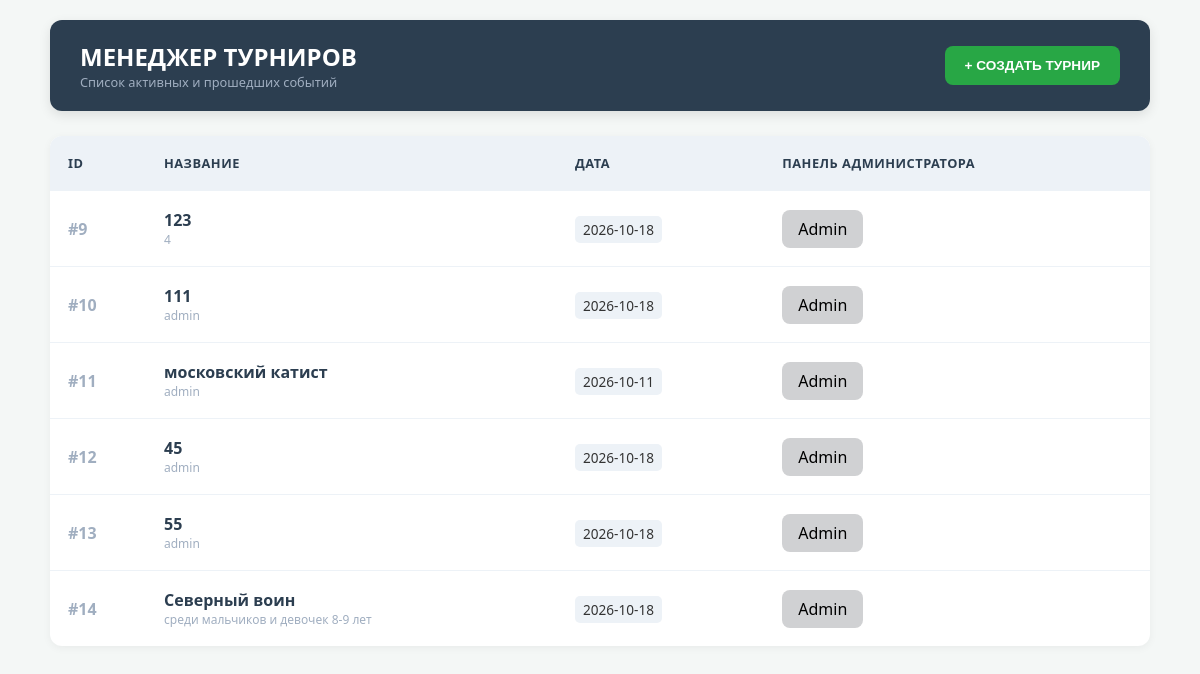
The page / on the database its author committed.
### app/tournament_main/model.py (models this page shows)
class Base(DeclarativeBase):
    pass

class Tournament(Base):
    __tablename__ = "tournaments"
    id: Mapped[int] = mapped_column(primary_key=True)
    title: Mapped[str] = mapped_column(String(255))
    type: Mapped[str] = mapped_column(String(255))
    description: Mapped[str] = mapped_column(String)
    event_date: Mapped[date] = mapped_column(nullable=False)
    judge: Mapped[str] = mapped_column(String(255))
    title: Mapped[str] = mapped_column(String(255))
    secretary: Mapped[str] = mapped_column(String(255))
    db_path: Mapped[str] = mapped_column(String(255))  # Путь к файлу sqlite этого турнира

### app/show.py (the view)
@router.get("/", response_class=HTMLResponse)
async def index_page(request: Request, db: AsyncSession = Depends(get_db)):
    t_res = await db.execute(select(Tournament))
    tournaments = t_res.scalars().all()
    c_res = await db.execute(select(CategoryTemplate))
    templates_list = c_res.scalars().all()
    return templates.TemplateResponse("index.html", {
        "request": request,
        "tournaments": tournaments,
        "templates": templates_list
    })

### templates/index.html (shortened to what this page needs)
<!DOCTYPE html>
<html lang="ru">
<head>
</head>
<body>
<div class="container">
    <div class="top-bar">
        <div>
            <h1 style="margin:0; font-size: 1.5rem;">МЕНЕДЖЕР ТУРНИРОВ</h1>
            <div style="font-size: 0.8rem; color: var(--gray);">Список активных и прошедших событий</div>
        </div>
        <button class="btn btn-success" onclick="toggleForm()">+ СОЗДАТЬ ТУРНИР</button>
    </div>
    <table class="data-table">
        <thead>
            <tr>
                <th width="60">ID</th>
                <th>Название</th>
                <th>Дата</th>
                <th>Панель администратора</th>
            </tr>
        </thead>
<tbody>
    {% for t in tournaments %}
    <tr onclick="window.location.href='/view/{{ t.id }}/kata-show'" style="cursor: pointer;">
        <td style="color: var(--gray); font-weight: bold;">#{{ t.id }}</td>
        <td>
            <div style="font-weight: bold; font-size: 1rem; color: var(--dark);">{{ t.title }}</div>
            <div style="font-size: 0.75rem; color: var(--gray);">{{ t.description }}</div>
        </td>
        <td>
            <span style="background: #edf2f7; padding: 4px 8px; border-radius: 5px; font-size: 0.85rem;">
                {{ t.event_date }}
            </span>
        </td>
        <td>
            <a href="/{{ t.id }}/auth" class="admin-panel">Admin</a>
        </td>
    </tr>
    {% else %}
    <tr>
        <td colspan="4" style="text-align: center; padding: 50px; color: var(--gray);">
            Турниров пока нет. Нажмите кнопку выше, чтобы создать первый.
        </td>
    </tr>
    {% endfor %}
</tbody>
    </table>
</div>
</body>
</html>

### templates/index.html (style rules this page uses)
:root { --aka: #dc3545; --shiro: #0d6efd; --bg: #f4f7f6; --green: #28a745; --dark: #2c3e50; --gray: #a0aec0; --border: #e2e8f0; }
body { font-family: 'Segoe UI', Tahoma, Geneva, Verdana, sans-serif; background: var(--bg); margin: 0; padding: 20px; color: #333; }
.container { max-width: 1100px; margin: 0 auto; }
.top-bar { display: flex; justify-content: space-between; align-items: center; background: var(--dark); color: white; padding: 20px 30px; border-radius: 12px; margin-bottom: 25px; box-shadow: 0 4px 12px rgba(0,0,0,0.1); }
.data-table { width: 100%; border-collapse: separate; border-spacing: 0; background: white; border-radius: 12px; overflow: hidden; box-shadow: 0 2px 8px rgba(0,0,0,0.05); }
.data-table th { background: #edf2f7; color: var(--dark); text-align: left; padding: 18px; font-size: 0.8rem; text-transform: uppercase; letter-spacing: 0.5px; }
.btn { border: none; padding: 12px 20px; border-radius: 8px; cursor: pointer; font-weight: 700; transition: 0.2s; font-size: 0.85rem; text-decoration: none; display: inline-flex; align-items: center; gap: 8px; }
.btn-success { background: var(--green); color: white; }
.admin-panel { text-decoration: none; display: inline-block; padding: 8px 16px; border-radius: 8px; background:#d0d1d3; color: black; }

### rows shown on the page
Tournament: id "9", title "123", description "4", event_date "2026-10-18"
Tournament: id "10", title "111", description "admin", event_date "2026-10-18"
Tournament: id "11", title "московский катист", description "admin", event_date "2026-10-11"
Tournament: id "12", title "45", description "admin", event_date "2026-10-18"
Tournament: id "13", title "55", description "admin", event_date "2026-10-18"
Tournament: id "14", title "Северный воин", description "среди мальчиков и девочек 8-9 лет", event_date "2026-10-18"
